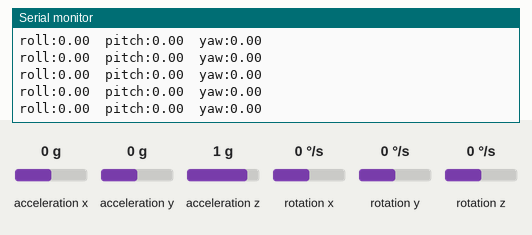
Recording of a sketch running on a simulated Arduino Uno, built with avr-gcc and run on an emulated ATmega328P. On the bench: the last lines printed to the serial monitor. The inputs (shaded band) are chosen by the test bench; at power-on: rotation x 0 °/s, rotation y 0 °/s, rotation z 0 °/s, acceleration x 0 g, acceleration y 0 g, acceleration z 1 g.

Above: at 5.2 s.
5.3 s: rotation x set to -192 °/s
At 5.9 s:
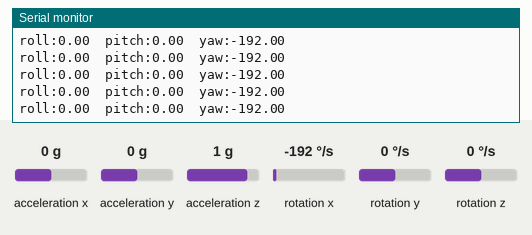
8.3 s: rotation y set to -192 °/s
At 9.4 s:
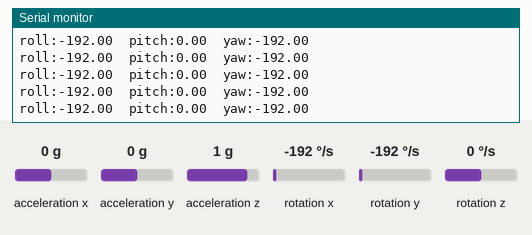
9.8 s: rotation z set to -192 °/s
At 10.3 s:
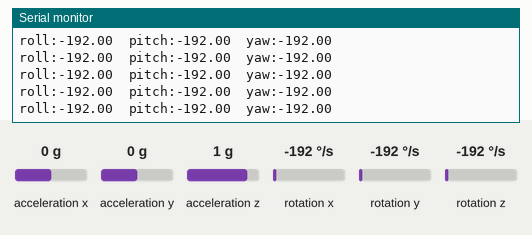

Measured:
- after the input at 5.3 s, the serial monitor: prints a new line at once (image 1)
- after the input at 8.3 s, the serial monitor: prints a new line at once (image 2)
- after the input at 9.8 s, the serial monitor: prints a new line at once (image 3)

The sketch:

gyro.ino
```cpp
#include <MPU6050_tockn.h>

MPU6050 mpu6050(Wire);

//Gyro data
float gyro_roll, gyro_pitch, gyro_yaw;

void getGyro() {
  mpu6050.update();
  gyro_roll = mpu6050.getGyroY();
  gyro_pitch = mpu6050.getGyroZ();
  gyro_yaw = mpu6050.getGyroX();
}

void setup() {

  int now = millis();
  Serial.begin(115200);
  while (!Serial) {}
  Serial.print("Test1!");

  Serial.print("Starting gyro connection.");
  Wire.begin();
  mpu6050.begin();                //Start gyro communication
  Serial.print("About to start callibration!");
  delay(1000);                   //Give user time to put drone down before calibration
  mpu6050.calcGyroOffsets(true);  //true if you want debug output, blank if not !!Do not move during this period!!
  Serial.print("Finished calibrating gyro.");

  Serial.print("Finished setup in: ");
  Serial.print(millis() - now);
  Serial.print(" ms");
}

void loop() {
  getGyro();
  Serial.print("roll:" + String(gyro_roll) + "  ");
  Serial.print("pitch:" + String(gyro_pitch) + "  ");
  Serial.print("yaw:" + String(gyro_yaw) + "\n");
  Serial.print("\n");
  delay(12);
}
```
